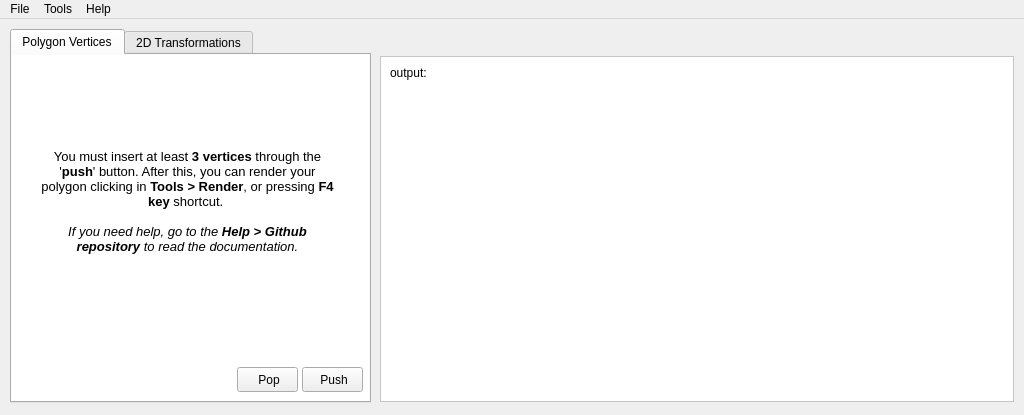
<?xml version="1.0" encoding="UTF-8"?>
<ui version="4.0">
 <class>Cgtriangle</class>
 <widget class="QMainWindow" name="Cgtriangle">
  <property name="geometry">
   <rect>
    <x>0</x>
    <y>0</y>
    <width>1024</width>
    <height>415</height>
   </rect>
  </property>
  <property name="sizePolicy">
   <sizepolicy hsizetype="Fixed" vsizetype="Fixed">
    <horstretch>0</horstretch>
    <verstretch>0</verstretch>
   </sizepolicy>
  </property>
  <property name="minimumSize">
   <size>
    <width>1024</width>
    <height>415</height>
   </size>
  </property>
  <property name="maximumSize">
   <size>
    <width>1024</width>
    <height>415</height>
   </size>
  </property>
  <property name="windowTitle">
   <string>CG-Triangle</string>
  </property>
  <property name="windowIcon">
   <iconset>
    <normaloff>img/icon.png</normaloff>img/icon.png</iconset>
  </property>
  <widget class="QWidget" name="centralwidget">
   <widget class="QTabWidget" name="tabWidget">
    <property name="geometry">
     <rect>
      <x>10</x>
      <y>10</y>
      <width>361</width>
      <height>374</height>
     </rect>
    </property>
    <property name="tabShape">
     <enum>QTabWidget::Rounded</enum>
    </property>
    <property name="currentIndex">
     <number>0</number>
    </property>
    <widget class="QWidget" name="tab_vertices">
     <attribute name="title">
      <string>Polygon Vertices</string>
     </attribute>
     <widget class="QPushButton" name="pushVertice">
      <property name="geometry">
       <rect>
        <x>290</x>
        <y>312</y>
        <width>61</width>
        <height>25</height>
       </rect>
      </property>
      <property name="text">
       <string> Push</string>
      </property>
      <property name="icon">
       <iconset>
        <normaloff>img/plus.png</normaloff>img/plus.png</iconset>
      </property>
      <property name="shortcut">
       <string>F2, Space</string>
      </property>
      <property name="checkable">
       <bool>false</bool>
      </property>
      <property name="flat">
       <bool>false</bool>
      </property>
     </widget>
     <widget class="QPushButton" name="popVertice">
      <property name="geometry">
       <rect>
        <x>225</x>
        <y>312</y>
        <width>61</width>
        <height>25</height>
       </rect>
      </property>
      <property name="text">
       <string> Pop</string>
      </property>
      <property name="icon">
       <iconset>
        <normaloff>img/cancel.png</normaloff>img/cancel.png</iconset>
      </property>
      <property name="shortcut">
       <string>Del</string>
      </property>
      <property name="checkable">
       <bool>false</bool>
      </property>
      <property name="flat">
       <bool>false</bool>
      </property>
     </widget>
     <widget class="QTableView" name="tableVertices">
      <property name="geometry">
       <rect>
        <x>-1</x>
        <y>-1</y>
        <width>361</width>
        <height>351</height>
       </rect>
      </property>
     </widget>
     <widget class="QTextEdit" name="helpText">
      <property name="enabled">
       <bool>true</bool>
      </property>
      <property name="geometry">
       <rect>
        <x>20</x>
        <y>90</y>
        <width>311</width>
        <height>141</height>
       </rect>
      </property>
      <property name="frameShape">
       <enum>QFrame::NoFrame</enum>
      </property>
      <property name="readOnly">
       <bool>true</bool>
      </property>
      <property name="html">
       <string>&lt;!DOCTYPE HTML PUBLIC &quot;-//W3C//DTD HTML 4.0//EN&quot; &quot;http://www.w3.org/TR/REC-html40/strict.dtd&quot;&gt;
&lt;html&gt;&lt;head&gt;&lt;meta name=&quot;qrichtext&quot; content=&quot;1&quot; /&gt;&lt;style type=&quot;text/css&quot;&gt;
p, li { white-space: pre-wrap; }
&lt;/style&gt;&lt;/head&gt;&lt;body style=&quot; font-family:'Cantarell'; font-size:10pt; font-weight:400; font-style:normal;&quot;&gt;
&lt;p align=&quot;center&quot; style=&quot; margin-top:0px; margin-bottom:0px; margin-left:0px; margin-right:0px; -qt-block-indent:0; text-indent:0px;&quot;&gt;You must insert at least &lt;span style=&quot; font-weight:600;&quot;&gt;3 vertices&lt;/span&gt; through the '&lt;span style=&quot; font-weight:600;&quot;&gt;push&lt;/span&gt;' button. After this, you can render your polygon clicking in &lt;span style=&quot; font-weight:600;&quot;&gt;Tools &amp;gt; Render&lt;/span&gt;, or pressing &lt;span style=&quot; font-weight:600;&quot;&gt;F4 key&lt;/span&gt; shortcut. &lt;/p&gt;
&lt;p align=&quot;center&quot; style=&quot;-qt-paragraph-type:empty; margin-top:0px; margin-bottom:0px; margin-left:0px; margin-right:0px; -qt-block-indent:0; text-indent:0px;&quot;&gt;&lt;br /&gt;&lt;/p&gt;
&lt;p align=&quot;center&quot; style=&quot; margin-top:0px; margin-bottom:0px; margin-left:0px; margin-right:0px; -qt-block-indent:0; text-indent:0px;&quot;&gt;&lt;span style=&quot; font-style:italic;&quot;&gt;If you need help, go to the &lt;/span&gt;&lt;span style=&quot; font-weight:600; font-style:italic;&quot;&gt;Help &amp;gt; Github repository&lt;/span&gt;&lt;span style=&quot; font-style:italic;&quot;&gt; to read the documentation.&lt;/span&gt;&lt;/p&gt;&lt;/body&gt;&lt;/html&gt;</string>
      </property>
     </widget>
     <zorder>tableVertices</zorder>
     <zorder>popVertice</zorder>
     <zorder>pushVertice</zorder>
     <zorder>helpText</zorder>
    </widget>
    <widget class="QWidget" name="tab_transformations">
     <property name="styleSheet">
      <string notr="true"/>
     </property>
     <attribute name="title">
      <string>2D Transformations</string>
     </attribute>
     <widget class="QGroupBox" name="boxTranslation">
      <property name="enabled">
       <bool>true</bool>
      </property>
      <property name="geometry">
       <rect>
        <x>10</x>
        <y>10</y>
        <width>161</width>
        <height>95</height>
       </rect>
      </property>
      <property name="styleSheet">
       <string notr="true"/>
      </property>
      <property name="title">
       <string>Translation</string>
      </property>
      <property name="flat">
       <bool>false</bool>
      </property>
      <property name="checkable">
       <bool>true</bool>
      </property>
      <property name="checked">
       <bool>false</bool>
      </property>
      <widget class="QDoubleSpinBox" name="translation_tx">
       <property name="geometry">
        <rect>
         <x>70</x>
         <y>30</y>
         <width>81</width>
         <height>26</height>
        </rect>
       </property>
       <property name="wrapping">
        <bool>false</bool>
       </property>
       <property name="buttonSymbols">
        <enum>QAbstractSpinBox::PlusMinus</enum>
       </property>
       <property name="decimals">
        <number>2</number>
       </property>
       <property name="minimum">
        <double>-100.000000000000000</double>
       </property>
       <property name="maximum">
        <double>100.000000000000000</double>
       </property>
      </widget>
      <widget class="QDoubleSpinBox" name="translation_ty">
       <property name="geometry">
        <rect>
         <x>70</x>
         <y>60</y>
         <width>81</width>
         <height>26</height>
        </rect>
       </property>
       <property name="buttonSymbols">
        <enum>QAbstractSpinBox::PlusMinus</enum>
       </property>
       <property name="minimum">
        <double>-100.000000000000000</double>
       </property>
       <property name="maximum">
        <double>100.000000000000000</double>
       </property>
      </widget>
      <widget class="QLabel" name="label">
       <property name="geometry">
        <rect>
         <x>40</x>
         <y>30</y>
         <width>21</width>
         <height>20</height>
        </rect>
       </property>
       <property name="text">
        <string>Tx:</string>
       </property>
       <property name="alignment">
        <set>Qt::AlignRight|Qt::AlignTrailing|Qt::AlignVCenter</set>
       </property>
      </widget>
      <widget class="QLabel" name="label_2">
       <property name="geometry">
        <rect>
         <x>40</x>
         <y>60</y>
         <width>21</width>
         <height>20</height>
        </rect>
       </property>
       <property name="text">
        <string>Ty:</string>
       </property>
       <property name="alignment">
        <set>Qt::AlignRight|Qt::AlignTrailing|Qt::AlignVCenter</set>
       </property>
      </widget>
     </widget>
     <widget class="QGroupBox" name="boxScale">
      <property name="enabled">
       <bool>true</bool>
      </property>
      <property name="geometry">
       <rect>
        <x>10</x>
        <y>110</y>
        <width>161</width>
        <height>121</height>
       </rect>
      </property>
      <property name="styleSheet">
       <string notr="true"/>
      </property>
      <property name="title">
       <string>Scale</string>
      </property>
      <property name="flat">
       <bool>false</bool>
      </property>
      <property name="checkable">
       <bool>true</bool>
      </property>
      <property name="checked">
       <bool>false</bool>
      </property>
      <widget class="QDoubleSpinBox" name="scale_sx">
       <property name="geometry">
        <rect>
         <x>70</x>
         <y>30</y>
         <width>81</width>
         <height>26</height>
        </rect>
       </property>
       <property name="buttonSymbols">
        <enum>QAbstractSpinBox::PlusMinus</enum>
       </property>
       <property name="minimum">
        <double>-100.000000000000000</double>
       </property>
       <property name="maximum">
        <double>100.000000000000000</double>
       </property>
      </widget>
      <widget class="QDoubleSpinBox" name="scale_sy">
       <property name="geometry">
        <rect>
         <x>70</x>
         <y>60</y>
         <width>81</width>
         <height>26</height>
        </rect>
       </property>
       <property name="buttonSymbols">
        <enum>QAbstractSpinBox::PlusMinus</enum>
       </property>
       <property name="minimum">
        <double>-100.000000000000000</double>
       </property>
       <property name="maximum">
        <double>100.000000000000000</double>
       </property>
      </widget>
      <widget class="QLabel" name="label_3">
       <property name="geometry">
        <rect>
         <x>40</x>
         <y>30</y>
         <width>21</width>
         <height>20</height>
        </rect>
       </property>
       <property name="text">
        <string>Sx:</string>
       </property>
       <property name="alignment">
        <set>Qt::AlignRight|Qt::AlignTrailing|Qt::AlignVCenter</set>
       </property>
      </widget>
      <widget class="QLabel" name="label_4">
       <property name="geometry">
        <rect>
         <x>40</x>
         <y>60</y>
         <width>21</width>
         <height>20</height>
        </rect>
       </property>
       <property name="text">
        <string>Sy:</string>
       </property>
       <property name="alignment">
        <set>Qt::AlignRight|Qt::AlignTrailing|Qt::AlignVCenter</set>
       </property>
      </widget>
      <widget class="QLabel" name="label_5">
       <property name="geometry">
        <rect>
         <x>10</x>
         <y>90</y>
         <width>51</width>
         <height>20</height>
        </rect>
       </property>
       <property name="text">
        <string>Vertices:</string>
       </property>
       <property name="alignment">
        <set>Qt::AlignRight|Qt::AlignTrailing|Qt::AlignVCenter</set>
       </property>
      </widget>
      <widget class="QComboBox" name="scale_point">
       <property name="enabled">
        <bool>false</bool>
       </property>
       <property name="geometry">
        <rect>
         <x>70</x>
         <y>90</y>
         <width>81</width>
         <height>25</height>
        </rect>
       </property>
       <property name="sizePolicy">
        <sizepolicy hsizetype="Fixed" vsizetype="Fixed">
         <horstretch>0</horstretch>
         <verstretch>0</verstretch>
        </sizepolicy>
       </property>
       <property name="minimumSize">
        <size>
         <width>81</width>
         <height>25</height>
        </size>
       </property>
       <property name="maximumSize">
        <size>
         <width>81</width>
         <height>25</height>
        </size>
       </property>
       <property name="editable">
        <bool>false</bool>
       </property>
      </widget>
     </widget>
     <widget class="QGroupBox" name="boxShearing">
      <property name="enabled">
       <bool>true</bool>
      </property>
      <property name="geometry">
       <rect>
        <x>180</x>
        <y>10</y>
        <width>161</width>
        <height>95</height>
       </rect>
      </property>
      <property name="styleSheet">
       <string notr="true"/>
      </property>
      <property name="title">
       <string>Shear</string>
      </property>
      <property name="flat">
       <bool>false</bool>
      </property>
      <property name="checkable">
       <bool>true</bool>
      </property>
      <property name="checked">
       <bool>false</bool>
      </property>
      <widget class="QDoubleSpinBox" name="shear_cx">
       <property name="geometry">
        <rect>
         <x>70</x>
         <y>30</y>
         <width>81</width>
         <height>26</height>
        </rect>
       </property>
       <property name="wrapping">
        <bool>false</bool>
       </property>
       <property name="buttonSymbols">
        <enum>QAbstractSpinBox::PlusMinus</enum>
       </property>
       <property name="decimals">
        <number>2</number>
       </property>
       <property name="minimum">
        <double>-100.000000000000000</double>
       </property>
       <property name="maximum">
        <double>100.000000000000000</double>
       </property>
      </widget>
      <widget class="QDoubleSpinBox" name="shear_cy">
       <property name="geometry">
        <rect>
         <x>70</x>
         <y>60</y>
         <width>81</width>
         <height>26</height>
        </rect>
       </property>
       <property name="buttonSymbols">
        <enum>QAbstractSpinBox::PlusMinus</enum>
       </property>
       <property name="minimum">
        <double>-100.000000000000000</double>
       </property>
       <property name="maximum">
        <double>100.000000000000000</double>
       </property>
      </widget>
      <widget class="QLabel" name="label_6">
       <property name="geometry">
        <rect>
         <x>40</x>
         <y>30</y>
         <width>21</width>
         <height>20</height>
        </rect>
       </property>
       <property name="text">
        <string>Cx:</string>
       </property>
       <property name="alignment">
        <set>Qt::AlignRight|Qt::AlignTrailing|Qt::AlignVCenter</set>
       </property>
      </widget>
      <widget class="QLabel" name="label_7">
       <property name="geometry">
        <rect>
         <x>40</x>
         <y>60</y>
         <width>21</width>
         <height>20</height>
        </rect>
       </property>
       <property name="text">
        <string>Cy:</string>
       </property>
       <property name="alignment">
        <set>Qt::AlignRight|Qt::AlignTrailing|Qt::AlignVCenter</set>
       </property>
      </widget>
     </widget>
     <widget class="QGroupBox" name="boxRotation">
      <property name="enabled">
       <bool>true</bool>
      </property>
      <property name="geometry">
       <rect>
        <x>180</x>
        <y>110</y>
        <width>161</width>
        <height>121</height>
       </rect>
      </property>
      <property name="styleSheet">
       <string notr="true"/>
      </property>
      <property name="title">
       <string>Rotation</string>
      </property>
      <property name="flat">
       <bool>false</bool>
      </property>
      <property name="checkable">
       <bool>true</bool>
      </property>
      <property name="checked">
       <bool>false</bool>
      </property>
      <widget class="QLabel" name="label_10">
       <property name="geometry">
        <rect>
         <x>20</x>
         <y>30</y>
         <width>41</width>
         <height>20</height>
        </rect>
       </property>
       <property name="text">
        <string>Angle:</string>
       </property>
       <property name="alignment">
        <set>Qt::AlignRight|Qt::AlignTrailing|Qt::AlignVCenter</set>
       </property>
      </widget>
      <widget class="QLabel" name="label_12">
       <property name="geometry">
        <rect>
         <x>10</x>
         <y>90</y>
         <width>51</width>
         <height>20</height>
        </rect>
       </property>
       <property name="text">
        <string>Vertices:</string>
       </property>
       <property name="alignment">
        <set>Qt::AlignRight|Qt::AlignTrailing|Qt::AlignVCenter</set>
       </property>
      </widget>
      <widget class="QComboBox" name="rotation_vertices">
       <property name="enabled">
        <bool>false</bool>
       </property>
       <property name="geometry">
        <rect>
         <x>70</x>
         <y>90</y>
         <width>81</width>
         <height>25</height>
        </rect>
       </property>
       <property name="sizePolicy">
        <sizepolicy hsizetype="Fixed" vsizetype="Fixed">
         <horstretch>0</horstretch>
         <verstretch>0</verstretch>
        </sizepolicy>
       </property>
       <property name="minimumSize">
        <size>
         <width>81</width>
         <height>25</height>
        </size>
       </property>
       <property name="maximumSize">
        <size>
         <width>81</width>
         <height>25</height>
        </size>
       </property>
       <property name="editable">
        <bool>false</bool>
       </property>
      </widget>
      <widget class="QComboBox" name="rotation_direction">
       <property name="enabled">
        <bool>false</bool>
       </property>
       <property name="geometry">
        <rect>
         <x>70</x>
         <y>60</y>
         <width>81</width>
         <height>25</height>
        </rect>
       </property>
       <property name="sizePolicy">
        <sizepolicy hsizetype="Fixed" vsizetype="Fixed">
         <horstretch>0</horstretch>
         <verstretch>0</verstretch>
        </sizepolicy>
       </property>
       <property name="minimumSize">
        <size>
         <width>81</width>
         <height>25</height>
        </size>
       </property>
       <property name="maximumSize">
        <size>
         <width>81</width>
         <height>25</height>
        </size>
       </property>
       <property name="editable">
        <bool>false</bool>
       </property>
      </widget>
      <widget class="QLabel" name="label_13">
       <property name="geometry">
        <rect>
         <x>0</x>
         <y>60</y>
         <width>61</width>
         <height>20</height>
        </rect>
       </property>
       <property name="text">
        <string>Direction:</string>
       </property>
       <property name="alignment">
        <set>Qt::AlignRight|Qt::AlignTrailing|Qt::AlignVCenter</set>
       </property>
      </widget>
      <widget class="QSpinBox" name="rotation_angle">
       <property name="geometry">
        <rect>
         <x>70</x>
         <y>30</y>
         <width>81</width>
         <height>26</height>
        </rect>
       </property>
       <property name="buttonSymbols">
        <enum>QAbstractSpinBox::UpDownArrows</enum>
       </property>
       <property name="specialValueText">
        <string/>
       </property>
       <property name="showGroupSeparator" stdset="0">
        <bool>false</bool>
       </property>
       <property name="minimum">
        <number>0</number>
       </property>
       <property name="maximum">
        <number>360</number>
       </property>
       <property name="singleStep">
        <number>45</number>
       </property>
      </widget>
     </widget>
     <widget class="QGroupBox" name="boxReflection">
      <property name="enabled">
       <bool>true</bool>
      </property>
      <property name="geometry">
       <rect>
        <x>10</x>
        <y>237</y>
        <width>151</width>
        <height>95</height>
       </rect>
      </property>
      <property name="styleSheet">
       <string notr="true"/>
      </property>
      <property name="title">
       <string>Reflection</string>
      </property>
      <property name="flat">
       <bool>false</bool>
      </property>
      <property name="checkable">
       <bool>true</bool>
      </property>
      <property name="checked">
       <bool>false</bool>
      </property>
      <widget class="QCheckBox" name="reflection_x">
       <property name="geometry">
        <rect>
         <x>70</x>
         <y>47</y>
         <width>31</width>
         <height>23</height>
        </rect>
       </property>
       <property name="text">
        <string>X</string>
       </property>
      </widget>
      <widget class="QCheckBox" name="reflection_y">
       <property name="geometry">
        <rect>
         <x>110</x>
         <y>47</y>
         <width>31</width>
         <height>23</height>
        </rect>
       </property>
       <property name="text">
        <string>Y</string>
       </property>
      </widget>
      <widget class="QLabel" name="label_11">
       <property name="geometry">
        <rect>
         <x>30</x>
         <y>47</y>
         <width>31</width>
         <height>20</height>
        </rect>
       </property>
       <property name="text">
        <string>Axes:</string>
       </property>
       <property name="alignment">
        <set>Qt::AlignRight|Qt::AlignTrailing|Qt::AlignVCenter</set>
       </property>
      </widget>
     </widget>
    </widget>
   </widget>
   <widget class="QFrame" name="outputFrame">
    <property name="geometry">
     <rect>
      <x>380</x>
      <y>37</y>
      <width>634</width>
      <height>346</height>
     </rect>
    </property>
    <property name="styleSheet">
     <string notr="true">background:white</string>
    </property>
    <property name="frameShape">
     <enum>QFrame::StyledPanel</enum>
    </property>
    <property name="frameShadow">
     <enum>QFrame::Raised</enum>
    </property>
    <widget class="QLabel" name="label_14">
     <property name="geometry">
      <rect>
       <x>10</x>
       <y>7</y>
       <width>56</width>
       <height>20</height>
      </rect>
     </property>
     <property name="text">
      <string>output:</string>
     </property>
    </widget>
   </widget>
  </widget>
  <widget class="QMenuBar" name="menubar">
   <property name="geometry">
    <rect>
     <x>0</x>
     <y>0</y>
     <width>1024</width>
     <height>22</height>
    </rect>
   </property>
   <widget class="QMenu" name="menuFile">
    <property name="title">
     <string>File</string>
    </property>
    <addaction name="separator"/>
    <addaction name="actionOpen_file"/>
    <addaction name="actionSave"/>
    <addaction name="separator"/>
    <addaction name="actionExit"/>
   </widget>
   <widget class="QMenu" name="menuHelp">
    <property name="title">
     <string>Help</string>
    </property>
    <addaction name="actionGithub_repository"/>
    <addaction name="actionAbout_this_software"/>
   </widget>
   <widget class="QMenu" name="menuTools">
    <property name="title">
     <string>Tools</string>
    </property>
    <addaction name="actionCompile"/>
    <addaction name="actionUpdate"/>
    <addaction name="separator"/>
    <addaction name="actionClear"/>
   </widget>
   <addaction name="menuFile"/>
   <addaction name="menuTools"/>
   <addaction name="menuHelp"/>
  </widget>
  <action name="actionClear">
   <property name="icon">
    <iconset>
     <normaloff>img/new.png</normaloff>img/new.png</iconset>
   </property>
   <property name="text">
    <string>Clear data</string>
   </property>
   <property name="toolTip">
    <string>Clears all entered data</string>
   </property>
   <property name="shortcut">
    <string>Ctrl+N</string>
   </property>
  </action>
  <action name="actionOpen_file">
   <property name="icon">
    <iconset>
     <normaloff>img/open.png</normaloff>img/open.png</iconset>
   </property>
   <property name="text">
    <string>Open file</string>
   </property>
   <property name="shortcut">
    <string>Ctrl+O</string>
   </property>
  </action>
  <action name="actionSave">
   <property name="icon">
    <iconset>
     <normaloff>img/save.png</normaloff>img/save.png</iconset>
   </property>
   <property name="text">
    <string>Save</string>
   </property>
   <property name="shortcut">
    <string>Ctrl+S</string>
   </property>
  </action>
  <action name="actionExit">
   <property name="icon">
    <iconset>
     <normaloff>img/close.png</normaloff>img/close.png</iconset>
   </property>
   <property name="text">
    <string>Exit</string>
   </property>
  </action>
  <action name="actionGithub_repository">
   <property name="icon">
    <iconset>
     <normaloff>img/github.png</normaloff>img/github.png</iconset>
   </property>
   <property name="text">
    <string>Github repository</string>
   </property>
  </action>
  <action name="actionAbout_this_software">
   <property name="icon">
    <iconset>
     <normaloff>img/doc.png</normaloff>img/doc.png</iconset>
   </property>
   <property name="text">
    <string>About</string>
   </property>
   <property name="shortcut">
    <string>F1</string>
   </property>
  </action>
  <action name="actionCompile">
   <property name="icon">
    <iconset>
     <normaloff>img/settings.png</normaloff>img/settings.png</iconset>
   </property>
   <property name="text">
    <string>Render</string>
   </property>
   <property name="shortcut">
    <string>F4</string>
   </property>
  </action>
  <action name="actionUpdate">
   <property name="enabled">
    <bool>false</bool>
   </property>
   <property name="icon">
    <iconset>
     <normaloff>img/update.png</normaloff>img/update.png</iconset>
   </property>
   <property name="text">
    <string>Update</string>
   </property>
   <property name="shortcut">
    <string>F5</string>
   </property>
  </action>
 </widget>
 <resources/>
 <connections/>
</ui>
